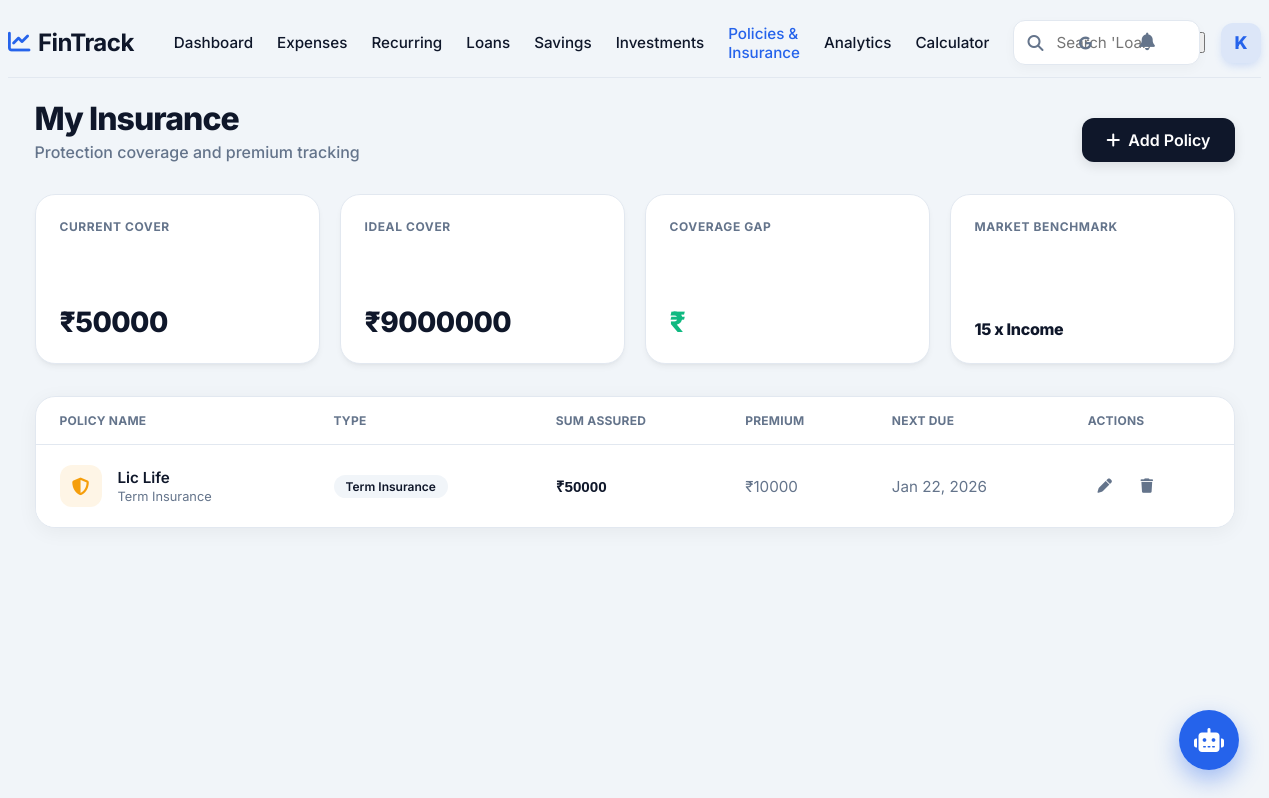
Page /policies/ (signed in) on the committed database.
### core/models.py (models this page shows, shortened)
class Policy(models.Model):
    TYPE_CHOICES = [
        ('TERM', 'Term Insurance'),
        ('HEALTH', 'Health Insurance'),
        ('VEHICLE', 'Vehicle Insurance'),
        ('OTHER', 'Other'),
    ]
    name = models.CharField(max_length=100)
    type = models.CharField(max_length=10, choices=TYPE_CHOICES, default='TERM')
    sum_assured = models.DecimalField(max_digits=12, decimal_places=2)
    premium = models.DecimalField(max_digits=12, decimal_places=2)
    premium_date = models.DateField(help_text="Next Premium Due Date")
    @classmethod
    def get_total_sum_assured(cls):
        from django.db.models import Sum
        return cls.objects.aggregate(Sum('sum_assured'))['sum_assured__sum'] or 0

### core/views.py (the view)
# urls.py: path('policies/', PolicyListView.as_view(), name='policy_list'),
class PolicyListView(LoginRequiredMixin, ListView):
    model = Policy
    template_name = 'core/policy_list.html'
    context_object_name = 'policies'
    def get_context_data(self, **kwargs):
        context = super().get_context_data(**kwargs)
        profile, _ = UserProfile.objects.get_or_create(user=self.request.user)
        context['policy_total'] = Policy.get_total_sum_assured()
        rates_service = MarketRatesService()
        context['market_insurance'] = rates_service.get_insurance_benchmarks()
        if profile.monthly_income > 0:
            benchmark = context['market_insurance']['term_insurance']
            context['ideal_coverage'] = float(profile.monthly_income) * 12 * benchmark['ideal_coverage_multiplier']
        else:
            context['ideal_coverage'] = 10000000
        return context

### core/services/market_rates.py (called while the page is built)
    def get_insurance_benchmarks(self):
        return {
            'term_insurance': {
                'ideal_coverage_multiplier': 15, # 15x Annual Income
                'avg_annual_premium_per_cr': 12000,
                'providers': ['LIC', 'HDFC Life', 'Max Life']
            },
            'health_insurance': {
                'ideal_base_coverage': 500000,
                'avg_family_floater_premium': 18000
            }
        }

### templates/core/policy_list.html (shortened to what this page needs)
{% extends 'base.html' %}
{% load static %}
{% block content %}
<div class="ledger-container">
    <div class="ledger-header">
        <div class="ledger-title">
            <h1 class="animate-fade-in">My Insurance</h1>
            <div class="ledger-subtitle animate-fade-in animate-delay-1">Protection coverage and premium tracking</div>
        </div>
        <a href="{% url 'add_policy' %}" class="btn-add-tx animate-fade-in animate-delay-2">
            <i class="fa-solid fa-plus"></i> Add Policy
        </a>
    </div>
    <div class="ledger-stats-row animate-fade-in animate-delay-2">
        <div class="stat-card-ledger">
            <div class="stat-label">CURRENT COVER</div>
            <div class="stat-val">₹{{ policy_total|default:"0"|floatformat:0 }}</div>
        </div>
        <div class="stat-card-ledger">
            <div class="stat-label">IDEAL COVER</div>
            <div class="stat-val">₹{{ ideal_coverage|floatformat:0 }}</div>
        </div>
        <div class="stat-card-ledger">
            <div class="stat-label">COVERAGE GAP</div>
            {% with gap=ideal_coverage|add:"-"|add:policy_total %}
            <div class="stat-val"
                style="color: {% if gap > 0 %}var(--accent-coral){% else %}var(--accent-mint){% endif %};">
                ₹{{ gap|floatformat:0 }}
            </div>
            {% endwith %}
        </div>
        <div class="stat-card-ledger">
            <div class="stat-label">MARKET BENCHMARK</div>
            <div class="stat-val" style="font-size: 1rem;">{{market_insurance.term_insurance.ideal_coverage_multiplier}}
                x Income</div>
        </div>
    </div>
    <div class="card-hub animate-fade-in animate-delay-3" style="padding: 0; overflow: hidden; margin-top: 25px;">
        <table class="ledger-table">
            <thead>
                <tr>
                    <th>POLICY NAME</th>
                    <th>TYPE</th>
                    <th>SUM ASSURED</th>
                    <th>PREMIUM</th>
                    <th>NEXT DUE</th>
                    <th>ACTIONS</th>
                </tr>
            </thead>
            <tbody>
                {% for policy in policies %}
                <tr>
                    <td>
                        <div class="tx-info">
                            <div class="tx-icon" style="background: rgba(245, 158, 11, 0.1); color: #f59e0b;">
                                <i class="fa-solid fa-shield-halved"></i>
                            </div>
                            <div>
                                <div class="tx-name">{{ policy.name }}</div>
                                <div class="tx-date">{{ policy.get_type_display }}</div>
                            </div>
                        </div>
                    </td>
                    <td><span class="category-tag">{{ policy.get_type_display }}</span></td>
                    <td class="tx-amount">₹{{ policy.sum_assured|floatformat:0 }}</td>
                    <td style="color: var(--text-muted);">₹{{ policy.premium|floatformat:0 }}</td>
                    <td style="color: var(--text-muted);">{{ policy.premium_date|date:"M d, Y" }}</td>
                    <td>
                        <div class="action-buttons">
                            <a href="{% url 'update_policy' policy.pk %}" class="btn-icon-action edit"><i
                                    class="fa-solid fa-pen"></i></a>
                            <a href="{% url 'delete_policy' policy.pk %}" class="btn-icon-action delete"><i
                                    class="fa-solid fa-trash"></i></a>
                        </div>
                    </td>
                </tr>
                {% endfor %}
            </tbody>
        </table>
    </div>
</div>
{% endblock %}

### templates/base.html (shortened to what this page needs)
{% load static %}
<!DOCTYPE html>
<html lang="en">
<head>
    <link rel="stylesheet" href="https://cdnjs.cloudflare.com/ajax/libs/font-awesome/6.4.0/css/all.min.css">
    <link rel="stylesheet" href="{% static 'css/modern_theme.css' %}">
    <link rel="stylesheet" href="{% static 'css/ledger.css' %}">
</head>
<body data-theme="light">
    <div id="app">
        <main class="main-wrapper" style="margin-left: 0; width: 100%;">
            <div class="navbar-groww">
                <div class="nav-left">
                    <a href="{% url 'home' %}" class="brand-logo-text"
                        style="text-decoration: none; display: flex; align-items: center; gap: 8px;">
                        <i class="fa-solid fa-chart-line" style="color: var(--accent-blue); font-size: 1.4rem;"></i>
                        FinTrack
                    </a>
                    <nav class="nav-links-desktop">
                        <a href="{% url 'home' %}"
                            class="nav-link-item {% if request.resolver_match.url_name == 'home' %}active{% endif %}">Dashboard</a>
                        <a href="{% url 'expense_list' %}"
                            class="nav-link-item {% if request.resolver_match.url_name == 'expense_list' %}active{% endif %}">Expenses</a>
                        <a href="{% url 'recurring_list' %}"
                            class="nav-link-item {% if request.resolver_match.url_name == 'recurring_list' %}active{% endif %}">Recurring</a>
                        <a href="{% url 'loan_list' %}"
                            class="nav-link-item {% if request.resolver_match.url_name == 'loan_list' %}active{% endif %}">Loans</a>
                        <a href="{% url 'saving_list' %}"
                            class="nav-link-item {% if request.resolver_match.url_name == 'saving_list' %}active{% endif %}">Savings</a>
                        <a href="{% url 'investment_list' %}"
                            class="nav-link-item {% if request.resolver_match.url_name == 'investment_list' %}active{% endif %}">Investments</a>
                        <a href="{% url 'policy_list' %}"
                            class="nav-link-item {% if request.resolver_match.url_name == 'policy_list' %}active{% endif %}">Policies
                            & Insurance</a>
                        <a href="{% url 'analytics' %}"
                            class="nav-link-item {% if request.resolver_match.url_name == 'analytics' %}active{% endif %}">Analytics</a>
                        <a href="{% url 'emi_calculator' %}"
                            class="nav-link-item {% if request.resolver_match.url_name == 'emi_calculator' %}active{% endif %}">Calculator</a>
                    </nav>
                </div>
                <div class="search-container-groww">
                    <form action="{% url 'search' %}" method="GET" class="search-input-wrapper" id="globalSearchForm"
                        onsubmit="return handleSmartSearch(event)">
                        <input type="text" name="q" id="globalSearchInput" class="search-input-groww"
                            placeholder="Search 'Loans', 'Investments' or Stocks..." autocomplete="off"
                            style="padding-right: 48px;">
                        <button type="button" class="google-search-btn" onclick="searchGoogle()"
                            title="Search Stocks on Google">
                            <i class="fa-brands fa-google"></i>
                        </button>
                    </form>
                </div>
                <div class="nav-right">
                    <div class="nav-actions">
                        <div style="position: relative;">
                            <button class="nav-icon-btn" id="bellIcon">
                                <i class="fa-solid fa-bell"></i>
                            </button>
                        </div>
                        <button class="theme-toggle" id="themeToggle" title="Toggle Theme">
                        </button>
                        <div class="user-profile-container" style="position: relative;">
                            <div class="user-profile" id="userProfileBtn" style="cursor: pointer;">
                                <div class="avatar">{{ user.username.0|upper }}</div>
                            </div>
                        </div>
                    </div>
                </div>
            </div>
            <div class="content-body">{% block content %}{% endblock %}</div>
        </main>
    </div>
    <div id="chatbot-float-btn" class="chatbot-float-btn">
        <i class="fa-solid fa-robot"></i>
    </div>
</body>
</html>

### static/css/modern_theme.css (style rules this page uses)
:root { --primary-900: #020617; --primary-800: #0f172a; --primary-700: #1e293b; --primary-600: #334155; --accent-blue: #2563eb; --accent-blue-subtle: rgba(37, 99, 235, 0.1); --accent-mint: #10b981; --accent-mint-subtle: rgba(16, 185, 129, 0.1); --accent-coral: #ef4444; --accent-coral-subtle: rgba(239, 68, 68, 0.1); --accent-gold: #f59e0b; --accent-purple: #8b5cf6; --bg-body: #f1f5f9; --bg-card: #ffffff; --bg-glass: rgba(255, 255, 255, 0.9); --bg-sidebar: #0f172a; --text-main: #0f172a; --text-muted: #64748b; --text-on-dark: #f8fafc; --shadow-xs: 0 1px 2px 0 rgb(0 0 0 / 0.05); --shadow-sm: 0 4px 6px -1px rgb(0 0 0 / 0.05), 0 2px 4px -2px rgb(0 0 0 / 0.05); --shadow-md: 0 10px 15px -3px rgb(0 0 0 / 0.08), 0 4px 6px -4px rgb(0 0 0 / 0.04); --shadow-lg: 0 20px 25px -5px rgb(0 0 0 / 0.1), 0 8px 10px -6px rgb(0 0 0 / 0.1); --shadow-glow: 0 0 15px rgba(37, 99, 235, 0.15); --border-light: #e2e8f0; --border-glass: rgba(255, 255, 255, 0.1); --radius-xl: 20px; --radius-lg: 16px; --radius-md: 12px; --radius-sm: 8px; --ease-out: cubic-bezier(0.2, 0.8, 0.2, 1); }
body { background-color: var(--bg-body); color: var(--text-main); font-family: 'Inter', sans-serif; transition: background-color 0.4s var(--ease-out), color 0.4s var(--ease-out); -webkit-font-smoothing: antialiased; }
a { text-decoration: none; color: inherit; }
.nav-icon-btn { position: relative; background: transparent; border: none; color: var(--text-muted); font-size: 1.1rem; cursor: pointer; padding: 8px; border-radius: 50%; transition: var(--trans-fast); }
.main-wrapper { margin-left: 260px; padding: var(--spacing-md) var(--spacing-lg); transition: margin-left var(--trans-smooth); }
.card-hub { background: var(--bg-card); border: 1px solid var(--border-light); border-radius: var(--radius-lg); padding: var(--spacing-md); box-shadow: var(--shadow-sm); transition: transform 0.3s var(--ease-out), box-shadow 0.3s var(--ease-out), border-color 0.3s; position: relative; overflow: hidden; }
.card-hub::before { content: ''; position: absolute; top: 0; left: 0; right: 0; height: 4px; background: linear-gradient(90deg, var(--accent-blue), var(--accent-mint)); opacity: 0; transition: opacity 0.3s; }
.animate-fade-in { animation: fadeInUp 0.6s var(--ease-out) forwards; }
.animate-delay-1 { animation-delay: 0.1s; }
.animate-delay-2 { animation-delay: 0.2s; }
.animate-delay-3 { animation-delay: 0.3s; }
.navbar-groww { display: flex; justify-content: space-between; align-items: center; border-bottom: 1px solid var(--border-light); margin-bottom: var(--spacing-lg); background: var(--bg-body); padding: 12px 0; }
.nav-left { display: flex; align-items: center; gap: 40px; }
.brand-logo-text { font-size: 1.5rem; font-weight: 700; color: var(--text-primary); letter-spacing: -0.5px; }
.nav-links-desktop { display: flex; align-items: center; gap: 24px; }
.nav-link-item { text-decoration: none; color: var(--text-secondary); font-weight: 500; font-size: 0.95rem; transition: color 0.2s; display: flex; align-items: center; gap: 4px; }
.nav-link-item:hover, .nav-link-item.active { color: var(--accent-blue); }
.nav-right { display: flex; align-items: center; gap: 20px; }
.nav-actions { display: flex; align-items: center; gap: 16px; }
.card-hub { background: var(--bg-card); border-radius: 20px; padding: 24px; box-shadow: 0 4px 6px -1px rgba(0, 0, 0, 0.05), 0 2px 4px -1px rgba(0, 0, 0, 0.03); border: 1px solid var(--border-light); transition: all 0.3s ease; }
.ledger-table { min-width: 800px; }
.chatbot-float-btn { position: fixed; bottom: 30px; right: 30px; width: 60px; height: 60px; background: linear-gradient(135deg, var(--accent-blue), #2563eb); border-radius: 50%; box-shadow: 0 10px 25px rgba(37, 99, 235, 0.4); display: flex; align-items: center; justify-content: center; color: white; font-size: 1.5rem; cursor: pointer; z-index: 1000; transition: all 0.3s cubic-bezier(0.34, 1.56, 0.64, 1); }

### rows in the picture
Policy: name "Lic Life", type "Term Insurance", sum_assured "50000", premium "10000", premium_date "Jan 22, 2026"

### other values in the picture
{{ user.username.0|upper }} "K"
{{ policy_total|default:"0"|floatformat:0 }} "50000"
{{ ideal_coverage|floatformat:0 }} "9000000"
{{ market_insurance.term_insurance.ideal_coverage_multiplier }} "15"
